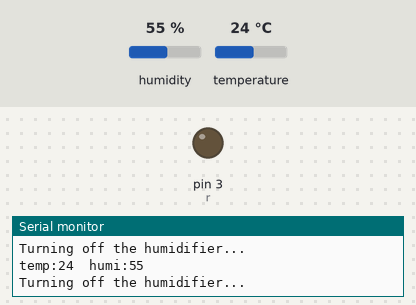
Recording of a sketch running on a simulated Arduino Uno, built with avr-gcc and run on an emulated ATmega328P. Parts: output pins drawn as LEDs (lit = HIGH), the last lines printed to the serial monitor. The test bench sets the inputs (shaded band); at power-on: humidity 55 %, temperature 24 °C.

Above: at 2.8 s.
2.9 s: humidity set to 51 %
5.6 s: humidity set to 48 %
At 6.8 s:
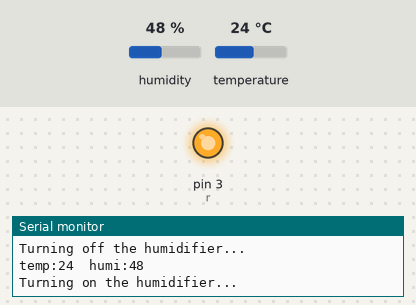
8.3 s: humidity set to 68 %
At 10.6 s:
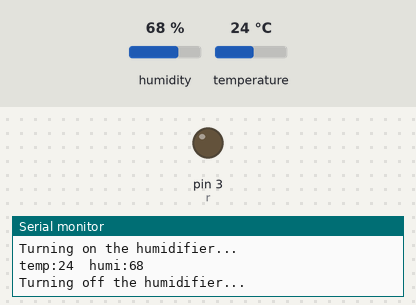
11.6 s: humidity set to 22 %
At 13.0 s:
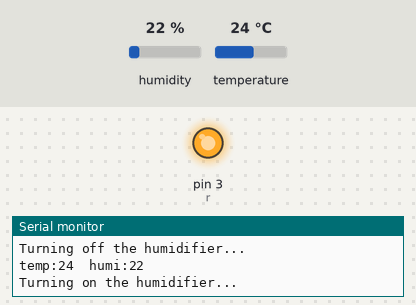
Timing chart, 0 to 14.6 s (numbered marks = the images above; inputs shaded):
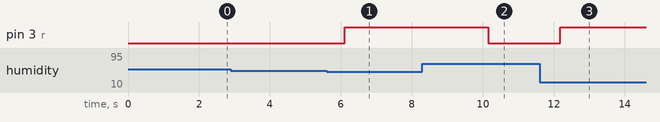

Measured:
- the behaviour switches between 50 and 49 % on humidity (found by bisection; images 0 and 1)
- after the input at 5.6 s, pin 3 (r): LOW → HIGH after 0.50 s
- after the input at 8.3 s, pin 3 (r): HIGH → LOW after 1.9 s
- after the input at 11.6 s, pin 3 (r): LOW → HIGH after 0.58 s

The sketch:

final.ino
```cpp
#include <DFRobot_DHT11.h>
DFRobot_DHT11 DHT;
#define DHT11_PIN 2
int t=0;
int h=0;
int r=3;
void setup(){
  Serial.begin(9600);
  pinMode(r,OUTPUT);
}
void dht11(){
    DHT.read(DHT11_PIN);
  Serial.print("temp:");
  Serial.print(DHT.temperature);
  Serial.print("  humi:");
  Serial.println(DHT.humidity);
}
void loop(){
  dht11();
  if(DHT.humidity < 50) {
    Serial.println("Turning on the humidifier...");
    digitalWrite(r, HIGH);
  }
  else {
    Serial.println("Turning off the humidifier...");
    digitalWrite(r, LOW);
  }
  delay(2000);
}
```
